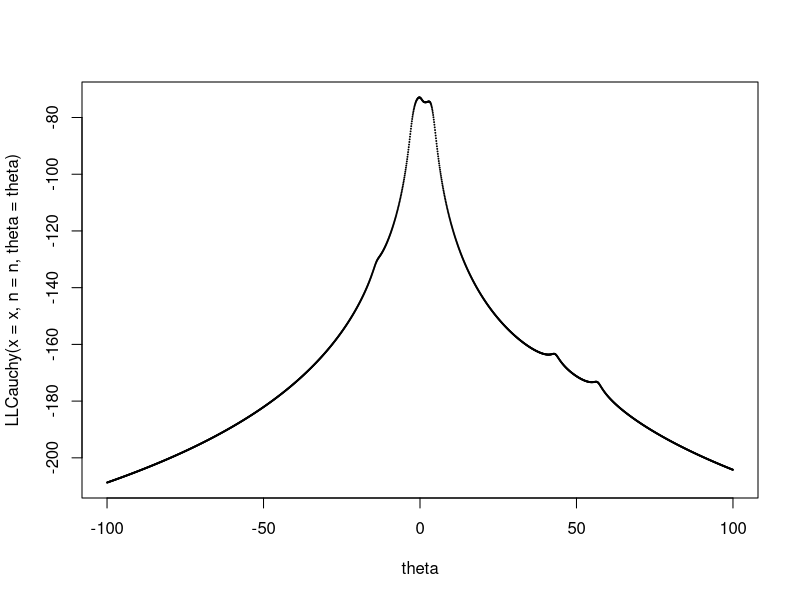
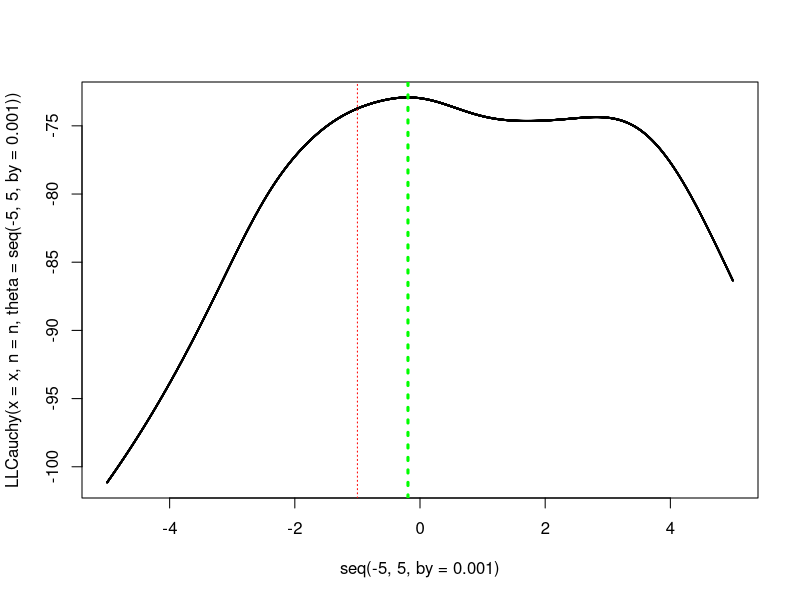

Write R code to recreate these figures, in order.
## ---- chunk 1
x<-matrix(c(1.77, -0.23, 2.76, 3.80, 3.47, 56.75, -1.34, 4.24, -2.44, 3.29, 
            3.71, -2.40, 4.53, -0.07, -1.05, -13.87, -2.53, -1.75, 0.27, 
            43.21),ncol=1)
n <- dim(x)[1]
LLCauchy <- function(theta,x=x, n=n) {
  y <- c(rep(0,times=length(theta)))
  for (i in 1:length(theta))
  y[i] = -n*log(pi) - sum(log(1 + (x-theta[i])^2))
  y
}
theta <- seq(-100,100, by=.1)
plot(theta, LLCauchy(x = x, n = n, theta = theta), cex = .05)
## ---- chunk 2
#redefine function as the negative log likelihood, given x and n as above
llCauchy = function(theta) {
  n*log(pi) + sum(log(1 + (x-theta)^2))
}
#Run with 3 sets of lower and upper bounds
list <- matrix(c(-1,1,-2,-1,-3,3),ncol=2,byrow=TRUE)
est <- matrix(c(rep(0,times=3)),ncol = 1)
for (i in 1:3) {
  est[i,1] <- (optimize(llCauchy, lower = list[i,1], upper = list[i,2]))$minimum
}

plot(x = seq(-5,5,by=.001), 
     y = LLCauchy(x = x, n = n, theta = seq(-5,5,by=.001)), 
     cex = .05)
abline(v = est[1,1], col = "green",lty = 3, lwd = 3)
abline(v = est[2,1],col = "red",lty = 3, lwd = 1)
## ---- chunk 3
#Target function
f <- function(x1,x2) {-(x1 - 2)^4 - (x1 - 2*x2)^2}
## ---- chunk 4
#Optim solution
fbb <- function(x) -(x[1] - 2)^4 - (x[1] - 2*x[2])^2
# starting values must be a vector now
optim(c(0,3), fbb, control=list(fnscale=-1))$par
## ---- chunk 5
# METHOD: Gradient descent
#Gradient function from the definition of the derivative
fx1 <- function(x1,x2,h=0.001) (f(x1+h,x2)-f(x1,x2))/h
fx2 <- function(x1,x2,h=0.001) (f(x1,x2+h)-f(x1,x2))/h
f.gradient = function(x1,x2) {c(fx1(x1,x2),fx2(x1,x2))}
n = 1000000
alpha = 0.0001
#Search:
M = matrix(0, n, 2)
M[1,1] = 0
M[1,2] = 3

for (i in 2:n)
{
  M[i,] = M[i-1,] + alpha*f.gradient(M[i-1,1],M[i-1,2])
}

eval = numeric()
for (i in 1:n) eval[i] = f(M[i,1], M[i,2])
tail(cbind(eval,M))

#Gradient function derived analytically using the chain rule
f_gradient = function(x1, x2) {c((-4*(x1-2)^3)-2*(x1-2*x2), 8*(x1-2*x2))}
n = 1000000
alpha = 0.0001

#Search:
m = matrix(0, n, 2)
# Initial values
m[1,1] = 0
m[1,2] = 3

for (i in 2:n)
{
  m[i,] = m[i-1,] + alpha*f_gradient(m[i-1,1],m[i-1,2])
}

fval = numeric()
for (i in 1:n) fval[i] = f(m[i,1], m[i,2])
tail(cbind(fval,m))
